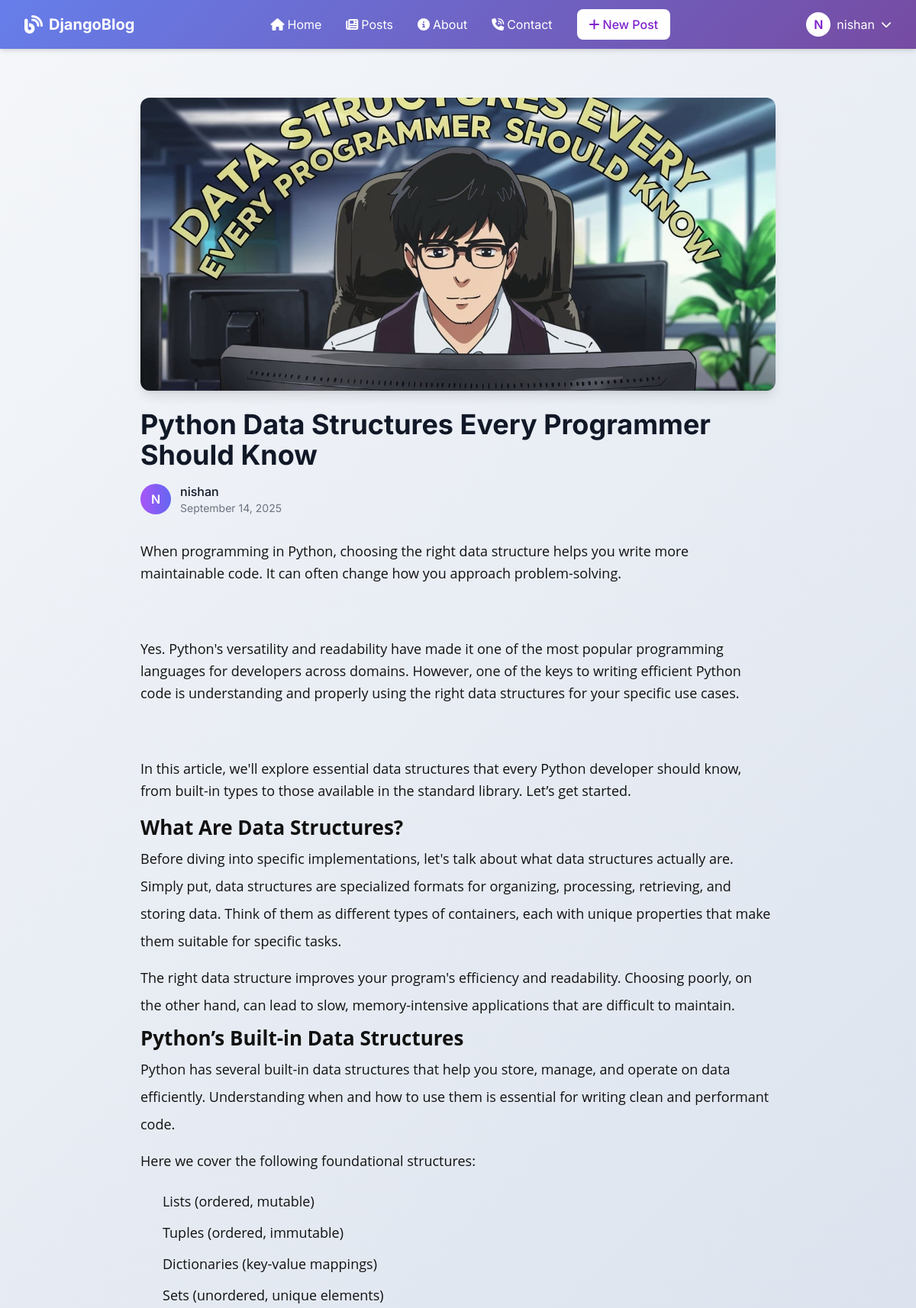
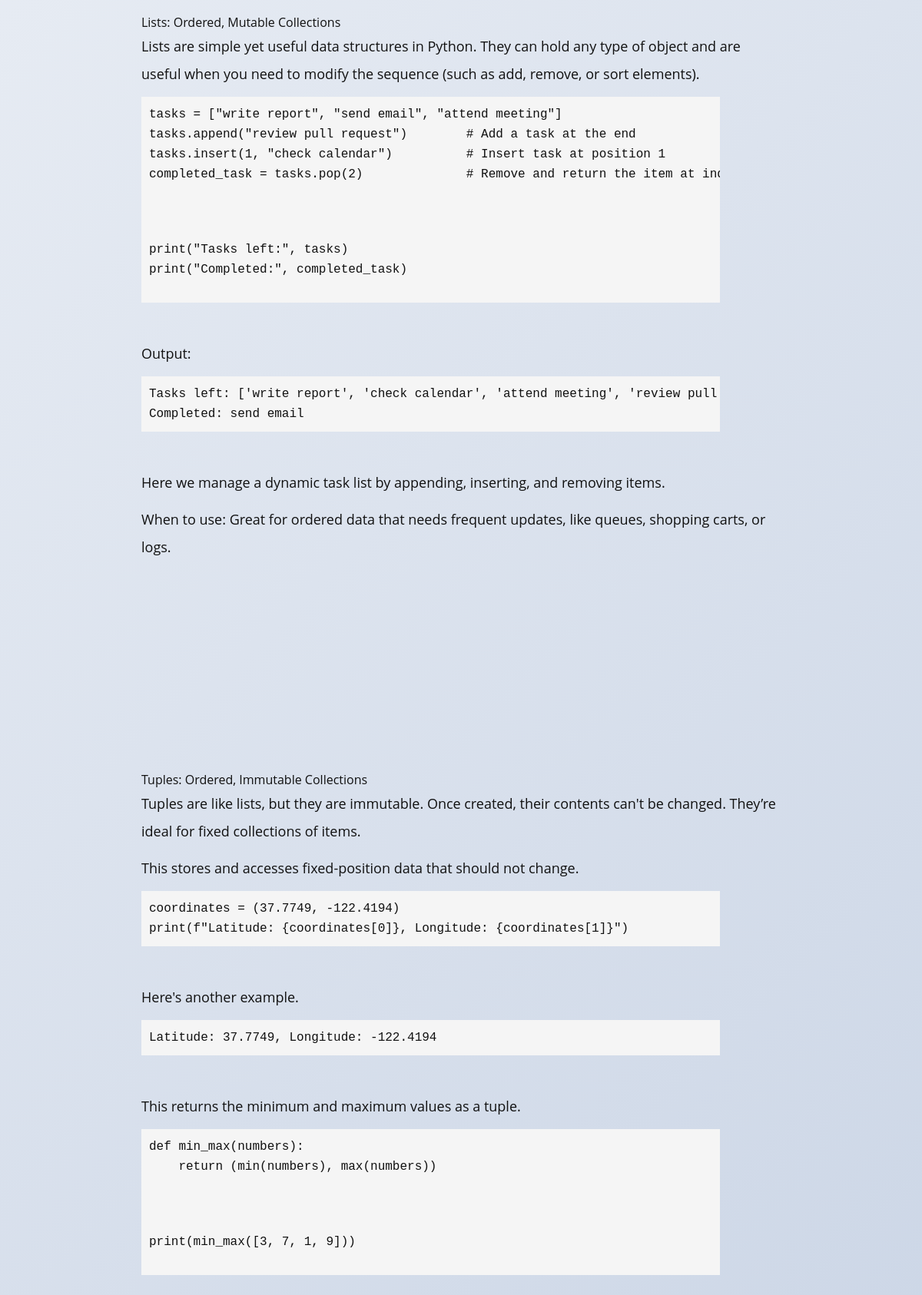
/post/9/ (signed in, upper part), run on the app's committed database (2 pictures, top to bottom).
### blog/models.py (models this page shows, shortened)
class Post(models.Model):
    title = models.CharField(max_length=200)
    content = models.TextField()
    date_posted = models.DateTimeField(default=timezone.now)
    author = models.ForeignKey(User, on_delete=models.CASCADE)
    categories = models.ManyToManyField(Category, blank=True)
    image = models.ImageField(upload_to='blog_images/', blank=True, null=True)

### blog/views.py (the view)
# urls.py: path('post/<int:pk>/', PostDetailView.as_view(), name='post-detail'),
class PostDetailView(DetailView):
    model = Post
    def get_context_data(self, **kwargs):
        context = super().get_context_data(**kwargs)
        context['comment_form'] = CommentForm()
        return context

### blog/templates/blog/post_detail.html (shortened to what this page needs)
{% extends "base.html" %}
{% block content %}
<article class="max-w-4xl mx-auto px-4 sm:px-6 lg:px-8 py-8">
    <div class="mb-8">
        {% if object.image %}
        <div class="rounded-xl overflow-hidden shadow-lg mb-6">
            <img src="{{ object.image.url }}" alt="{{ object.title }}" class="w-full h-64 md:h-96 object-cover">
        </div>
        {% endif %}
        <h1 class="text-3xl md:text-4xl font-bold text-gray-900 mb-4">{{ object.title }}</h1>
        <div class="flex flex-col sm:flex-row sm:items-center sm:justify-between mb-6">
            <div class="flex items-center mb-4 sm:mb-0">
                <div class="w-10 h-10 rounded-full bg-gradient-to-r from-purple-500 to-indigo-500 flex items-center justify-center text-white font-semibold mr-3">
                    {{ object.author.username|first|upper }}
                </div>
                <div>
                    <p class="font-medium text-gray-900">{{ object.author.username }}</p>
                    <p class="text-sm text-gray-500">{{ object.date_posted|date:"F d, Y" }}</p>
                </div>
            </div>
        </div>
    </div>
    <div class="prose prose-lg max-w-none mb-8">
        <div class="text-gray-800 leading-relaxed">
            {{ object.content|safe|linebreaks }}
        </div>
    </div>
{% endblock %}

### templates/base.html (shortened to what this page needs)
<!DOCTYPE html>
<html lang="en">
<head>
    <script src="https://cdn.tailwindcss.com"></script>
    <link rel="stylesheet" href="https://cdnjs.cloudflare.com/ajax/libs/font-awesome/6.4.0/css/all.min.css">
    <link href="https://cdn.jsdelivr.net/npm/summernote@0.8.20/dist/summernote-lite.min.css" rel="stylesheet">
</head>
<body class="bg-gray-50">
    <nav class="gradient-bg text-white navbar-shadow">
        <div class="max-w-7xl mx-auto px-4 sm:px-6 lg:px-8">
            <div class="flex justify-between h-16">
                <div class="flex items-center">
                    <a href="{% url 'blog-home' %}" class="flex items-center space-x-2">
                        <i class="fas fa-blog text-2xl"></i>
                        <span class="font-bold text-xl">DjangoBlog</span>
                    </a>
                </div>
                <div class="hidden md:flex items-center space-x-8">
                    <a href="{% url 'blog-home' %}" class="text-white hover:text-gray-200 transition duration-150 flex items-center space-x-1">
                        <i class="fas fa-home"></i>
                        <span>Home</span>
                    </a>
                    <a href="{% url 'blog-posts' %}" class="text-white hover:text-gray-200 transition duration-150 flex items-center space-x-1">
                        <i class="fas fa-newspaper"></i>
                        <span>Posts</span>
                    </a>
                    <a href="{% url 'blog-about' %}" class="text-white hover:text-gray-200 transition duration-150 flex items-center space-x-1">
                        <i class="fas fa-info-circle"></i>
                        <span>About</span>
                    </a>
                     <a href="{% url 'blog-contact' %}" class="text-white hover:text-gray-200 transition duration-150 flex items-center space-x-1">
                        <i class="fa-solid fa-phone-volume"></i>
                        <span>Contact</span>
                    </a>
                    {% if user.is_authenticated %}
                    <a href="{% url 'post-create' %}" class="bg-white text-purple-700 px-4 py-2 rounded-lg font-medium hover:bg-gray-100 transition duration-150 flex items-center space-x-1">
                        <i class="fas fa-plus"></i>
                        <span>New Post</span>
                    </a>
                    {% endif %}
                </div>
                <div class="hidden md:flex items-center space-x-4">
                    {% if user.is_authenticated %}
                    <div class="relative group">
                        <button class="flex items-center space-x-2 text-white focus:outline-none">
                            <div class="w-8 h-8 rounded-full bg-white text-purple-700 flex items-center justify-center font-semibold">
                                {{ user.username|first|upper }}
                            </div>
                            <span>{{ user.username }}</span>
                            <i class="fas fa-chevron-down text-sm"></i>
                        </button>
                    </div>
                    {% endif %}
                </div>
            </div>
        </div>
    </nav>
    <main class="main-content">
        <div class="max-w-7xl mx-auto px-4 sm:px-6 lg:px-8 py-8">
            {% block content %}{% endblock %}
    </main>
</body>
</html>

### templates/base.html (style rules this page uses)
body { font-family: 'Inter', sans-serif; background: linear-gradient(135deg, #f5f7fa 0%, #c3cfe2 100%); min-height: 100vh; display: flex; flex-direction: column; }
.main-content { flex: 1 0 auto; }
.gradient-bg { background: linear-gradient(135deg, #667eea 0%, #764ba2 100%); }
.navbar-shadow { box-shadow: 0 4px 6px -1px rgba(0, 0, 0, 0.1), 0 2px 4px -1px rgba(0, 0, 0, 0.06); }

### blog/templates/blog/post_detail.html (style rules this page uses)
.prose { line-height: 1.75; }
.prose p { margin-bottom: 1.25em; }

### data on the page
Post: image (picture), title "Python Data Structures Every Programmer Should Know", author.username|first "N", author.username "nishan", date_posted "September 14, 2025", content "When programming in Python, choosing the right data structure helps you write more maintainable code. It can often change how you approach problem-solving. Yes. Python's versatility and readability have made it one of the most popular programming languages for developers across domains. However, one of the keys to writing efficient Python code is understanding and properly using the right data structures for your specific use cases. In this article, we'll explore essential data structures that every Python developer should know, from built-in types to those available in the standard library. Let’s get started. What Are Data Structures? Before diving into specific implementations, let's talk…"

### other printed values
{{ user.username|first|upper }} "N"
{{ user.username }} "nishan"
